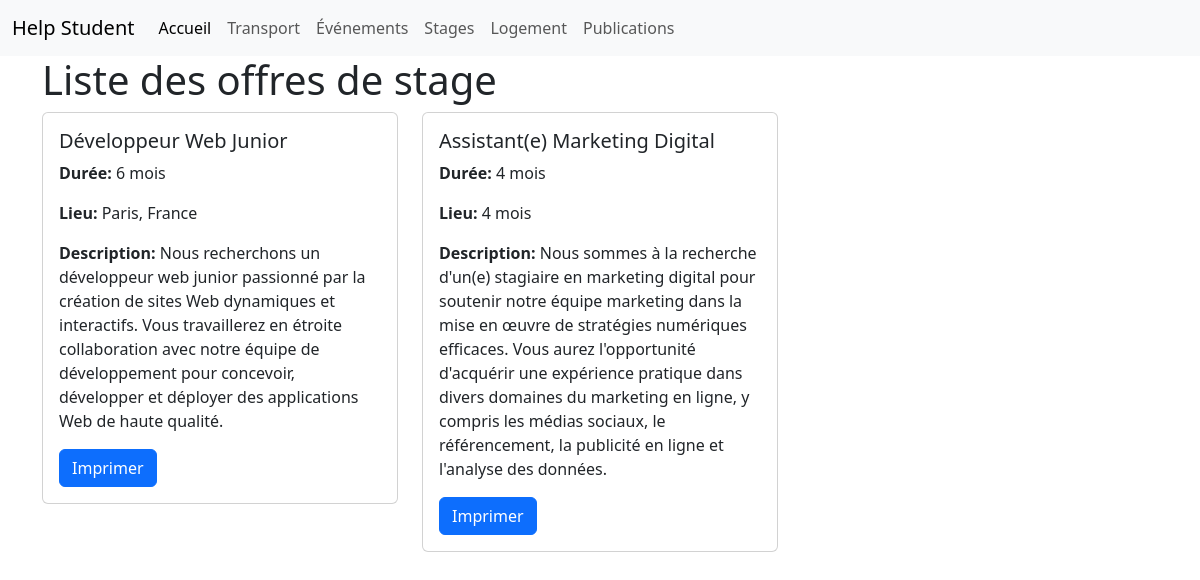
The app's page /HelpStudent/stagecl/ with its own data.
### HelpStudent/models.py (models this page shows, shortened)
class StageOffer(models.Model):
    title = models.CharField(max_length=100)
    duration = models.CharField(max_length=50)
    location = models.CharField(max_length=100)
    description = models.TextField()

### HelpStudent/views.py (the view)
# urls.py: path('stagecl/', views.stagecl, name='stagecl'),
def stagecl(request):
    stage_offers = StageOffer.objects.all()
    return render(request, 'helpstudent/client/stage.html', {'stage_offers': stage_offers})

### HelpStudent/templates/helpstudent/client/stage.html (shortened to what this page needs)
{% block content %}
{% load static %}
<!DOCTYPE html>
<html lang="en">
    <head>
        <link href="https://cdn.jsdelivr.net/npm/bootstrap@5.3/dist/css/bootstrap.min.css" rel="stylesheet">
    </head>
    <body>
    <nav class="navbar navbar-expand-lg navbar-light bg-light">
      <div class="container-fluid">
        <a class="navbar-brand" href="#">Help Student</a>
        <div class="collapse navbar-collapse" id="navbarNav">
          <ul class="navbar-nav">
            <li class="nav-item">
              <a class="nav-link active" aria-current="page" href="{% url 'index' %}">Accueil</a>
            </li>
            <li class="nav-item">
              <a class="nav-link" href="{% url 'transportscl' %}">Transport</a>
            </li>
            <li class="nav-item">
              <a class="nav-link" href="{% url 'evenementscl' %}">Événements</a>
            </li>
            <li class="nav-item">
              <a class="nav-link" href="#stage">Stages</a>
            </li>
            <li class="nav-item">
              <a class="nav-link" href="{% url 'logementcl' %}">Logement</a>
            </li>
            <li class="nav-item">
              <a class="nav-link" href="{% url 'publication_listcl' %}">Publications</a>
            </li>
          </ul>
        </div>
      </div>
    </nav>
<section>
    <article>
        <div class="main-content">
            <div class="container">
                <h1>Liste des offres de stage</h1>
                <div class="row">
                    {% for offer in stage_offers %}
                    <div class="col-md-4 mb-3">
                        <div class="card">
                            <div class="card-body">
                                <h5 class="card-title">{{ offer.title }}</h5>
                                <p class="card-text"><strong>Durée:</strong> {{ offer.duration }}</p>
                                <p class="card-text"><strong>Lieu:</strong> {{ offer.location }}</p>
                                <p class="card-text"><strong>Description:</strong> {{ offer.description }}</p>
                                <button class="btn btn-primary" onclick="printOffer('{{ offer.title }}', '{{ offer.duration }}', '{{ offer.location }}', '{{ offer.description }}')">Imprimer</button>
                            </div>
                        </div>
                    </div>
                    {% endfor %}
                </div>
            </div>
        </div>
    </article>
</section>
</body>
</html>
{% endblock %}

### HelpStudent/templates/helpstudent/client/stage.html (style rules this page uses)
.card { margin-bottom: 20px; }

### records on screen
StageOffer: title "Développeur Web Junior", duration "6 mois", location "Paris, France", description "Nous recherchons un développeur web junior passionné par la création de sites Web dynamiques et interactifs. Vous travaillerez en étroite collaboration avec notre équipe de développement pour concevoir, développer et déployer des applications Web de haute qualité."
StageOffer: title "Assistant(e) Marketing Digital", duration "4 mois", location "4 mois", description "Nous sommes à la recherche d'un(e) stagiaire en marketing digital pour soutenir notre équipe marketing dans la mise en œuvre de stratégies numériques efficaces. Vous aurez l'opportunité d'acquérir une expérience pratique dans divers domaines du marketing en ligne, y compris les médias sociaux, le référencement, la publicité en ligne et l'analyse des données."
